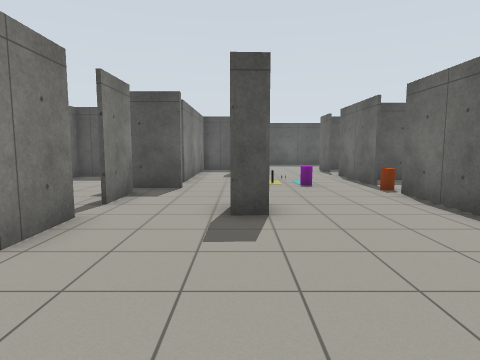
view 1 (above)

16 first-person views from a walk through a world built for the Gazebo simulator. The camera is 1.2 m above the floor, tilts 6° down and sees 75° across. The floor is counted in squares, 1 m on a side. Each view is taken from the middle of a square. On the plan, view 1 faces up. The plan holds only what a view shows up to about 13 squares ahead; the rest is blank.

view 2
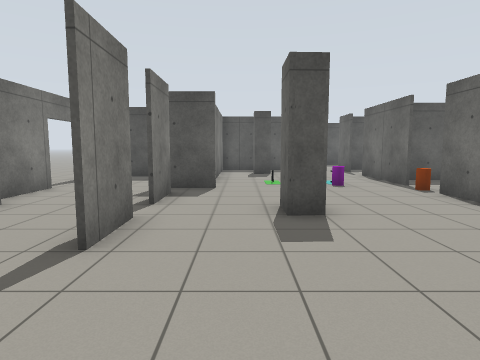

view 3
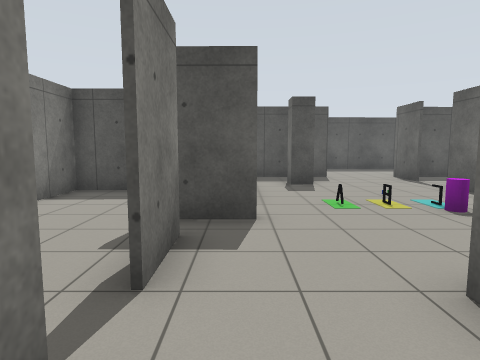

view 4
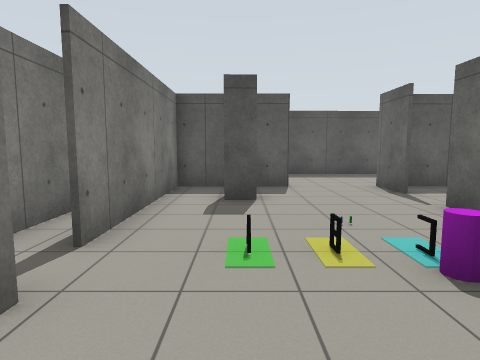

view 5
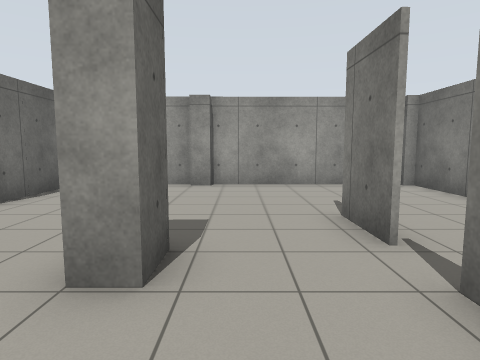

view 6
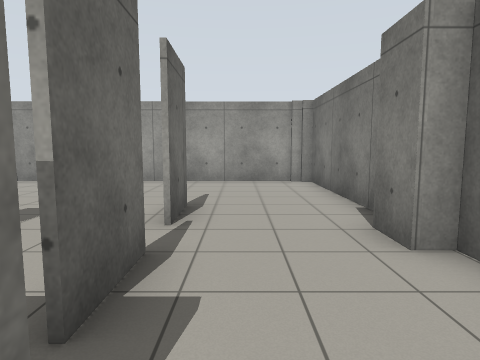

view 7
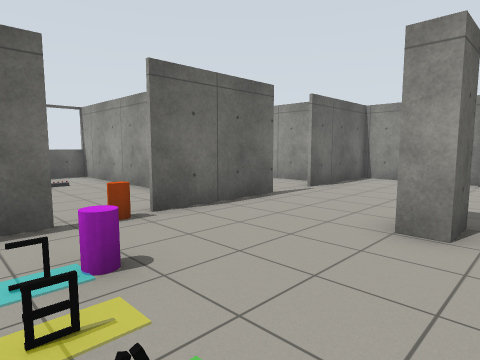

view 8
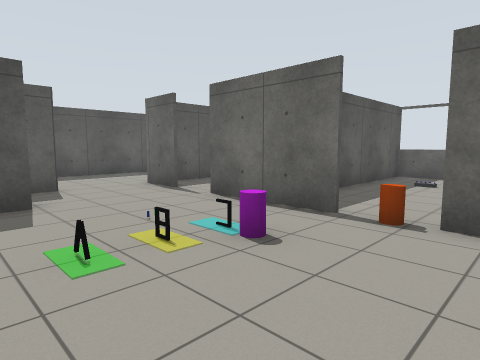

view 9
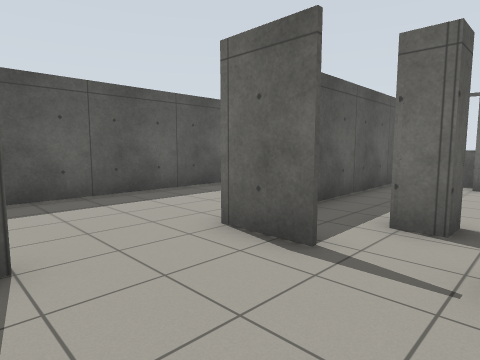

view 10
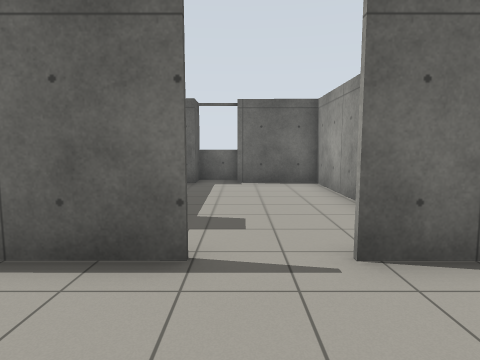

view 11
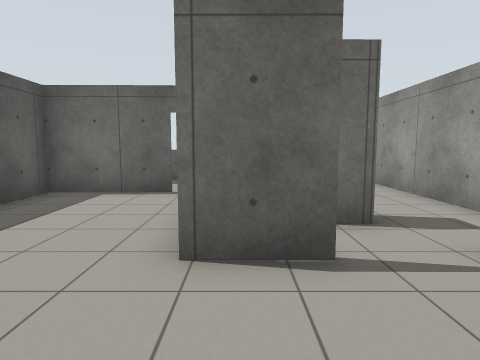

view 12
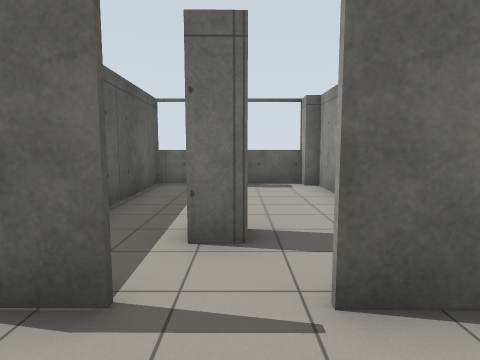

view 13
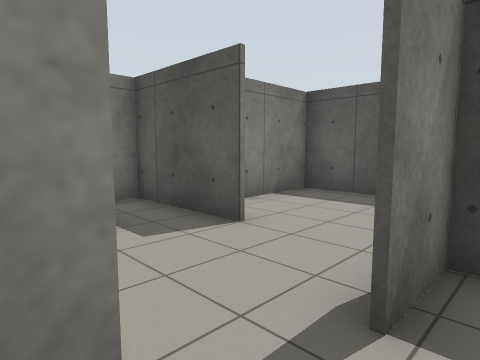

view 14
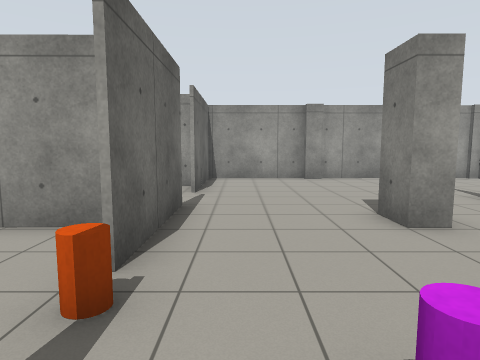

view 15
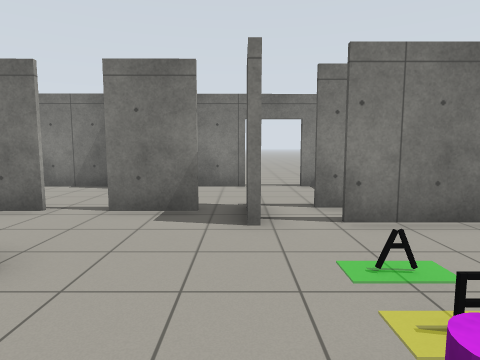

view 16
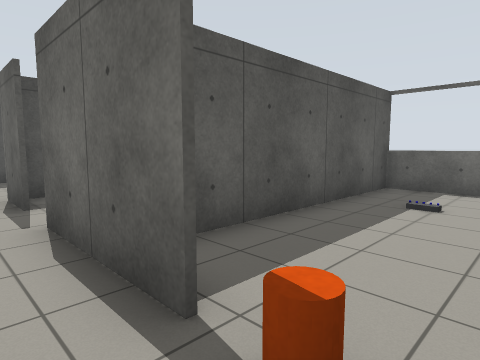

### Floor plan
Key: @ floor where view 1 was taken; # wall or solid block; x gap in a wall; . floor; D open door; = window, fence, low wall or low ledge; T thing the floor can be seen under or through; C purple cylinder; R orange cylinder; O other object.
Columns run from 8 left of view 1 to 12 right of it. Each row starts with its distance up from view 1.
 21         ##########
 20         #........#
 19         #........#  #
 18         D........D#.=
 17       ##D#..#####D###
 16       # ....#.......=
 15       #.....#.......=
 14       #.......#.....#
 13 .######.....#.......=
 12 .#.. ##...O.#.......#
 11 .D...##..OO.########=
 10 .D......O.O.T .... .=
  9  #...##...C.R .... .=
  8  #...x......T .... .=
  7  #...#......#...... =
  6  ##.....#...#########
  5  #...#......#.......=
  4  #...#..............#
  3  #..................#
  2  #..........#.......#
  1  #..........#########
  0  #......@...#
 -1  ############

Positions as (right, up) in squares from view 1, and headings:
1: (0, 0), facing up
2: (-1, 0), facing up
3: (-2, 4), facing up
4: (0, 7), facing up
5: (-1, 9), facing down
6: (-4, 10), facing down
7: (-1, 11), facing down-right
8: (-1, 7), facing up-right
9: (1, 13), facing up-right
10: (1, 4), facing right
11: (1, 16), facing right
12: (2, 14), facing right
13: (5, 13), facing up-left
14: (3, 11), facing down
15: (3, 9), facing left
16: (3, 8), facing up-right
